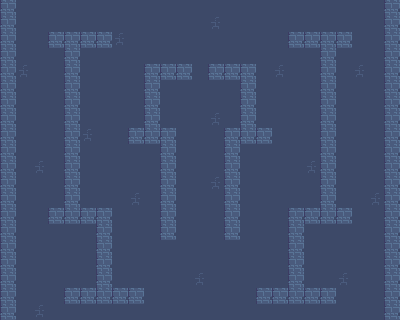

The image is a tile-based game level rendered from a .tmx file. Its description and complete source (layers, tilesets, objects, tile grids) follow:
An orthogonal 25x20 tile map with 16x16 px tiles, 5 tile layers (Background, Background2:ElectricBoogaloo, OneSidedPlatforms, Platforms, ...).

<map version="1.0" tiledversion="1.1.2" orientation="orthogonal" renderorder="right-up" width="25" height="20" tilewidth="16" tileheight="16" infinite="0" nextobjectid="1">
 <tileset firstgid="1" source="../tile1.tsx" />
 <layer name="Background" width="25" height="20">
  <data encoding="csv">
8,8,8,8,8,8,8,8,8,8,8,8,8,8,8,8,8,8,8,8,8,8,8,8,8,
8,8,8,8,8,8,8,8,8,8,8,8,8,8,8,8,8,8,8,8,8,8,8,8,8,
8,8,8,8,8,8,8,8,8,8,8,8,8,8,8,8,8,8,8,8,8,8,8,8,8,
8,8,8,8,8,8,8,8,8,8,8,8,8,8,8,8,8,8,8,8,8,8,8,8,8,
8,8,8,8,8,8,8,8,8,8,8,8,8,8,8,8,8,8,8,8,8,8,8,8,8,
8,8,8,8,8,8,8,8,8,8,8,8,8,8,8,8,8,8,8,8,8,8,8,8,8,
8,8,8,8,8,8,8,8,8,8,8,8,8,8,8,8,8,8,8,8,8,8,8,8,8,
8,8,8,8,8,8,8,8,8,8,8,8,8,8,8,8,8,8,8,8,8,8,8,8,8,
8,8,8,8,8,8,8,8,8,8,8,8,8,8,8,8,8,8,8,8,8,8,8,8,8,
8,8,8,8,8,8,8,8,8,8,8,8,8,8,8,8,8,8,8,8,8,8,8,8,8,
8,8,8,8,8,8,8,8,8,8,8,8,8,8,8,8,8,8,8,8,8,8,8,8,8,
8,8,8,8,8,8,8,8,8,8,8,8,8,8,8,8,8,8,8,8,8,8,8,8,8,
8,8,8,8,8,8,8,8,8,8,8,8,8,8,8,8,8,8,8,8,8,8,8,8,8,
8,8,8,8,8,8,8,8,8,8,8,8,8,8,8,8,8,8,8,8,8,8,8,8,8,
8,8,8,8,8,8,8,8,8,8,8,8,8,8,8,8,8,8,8,8,8,8,8,8,8,
8,8,8,8,8,8,8,8,8,8,8,8,8,8,8,8,8,8,8,8,8,8,8,8,8,
8,8,8,8,8,8,8,8,8,8,8,8,8,8,8,8,8,8,8,8,8,8,8,8,8,
8,8,8,8,8,8,8,8,8,8,8,8,8,8,8,8,8,8,8,8,8,8,8,8,8,
8,8,8,8,8,8,8,8,8,8,8,8,8,8,8,8,8,8,8,8,8,8,8,8,8,
8,8,8,8,8,8,8,8,8,8,8,8,8,8,8,8,8,8,8,8,8,8,8,8,8
</data>
 </layer>
 <layer name="Background2:ElectricBoogaloo" width="25" height="20">
  <data encoding="csv">
23,0,0,0,0,0,0,0,0,0,0,0,0,0,0,0,0,0,0,0,0,0,0,0,23,
23,0,0,0,0,0,0,0,0,0,0,0,0,1,0,0,0,0,0,0,0,0,0,0,23,
23,0,0,0,0,0,0,1,0,0,0,0,0,0,0,0,0,0,0,0,0,0,0,0,23,
23,0,0,0,0,0,0,0,0,0,0,0,0,0,0,0,0,0,0,0,0,0,0,0,23,
23,1,0,0,0,0,0,0,0,0,0,0,0,0,0,0,0,1,0,0,0,0,1,0,23,
23,0,0,0,0,0,0,0,0,0,0,0,0,0,0,0,0,0,0,0,0,0,0,0,23,
23,0,0,0,0,0,0,0,0,0,0,0,0,0,0,0,0,0,0,0,0,0,0,0,23,
23,0,0,0,0,0,0,0,0,0,0,0,0,1,0,0,0,0,0,0,0,0,0,0,23,
23,0,0,0,0,1,0,0,0,0,0,0,0,0,0,0,0,0,0,0,0,0,0,0,23,
23,0,0,0,0,0,0,0,0,0,0,0,0,0,0,0,0,0,0,0,0,0,0,0,23,
23,0,1,0,0,0,0,0,0,0,0,0,0,0,0,0,0,0,0,1,0,0,0,0,23,
23,0,0,0,0,0,0,0,0,0,0,0,0,1,0,0,0,0,0,0,0,0,0,0,23,
23,0,0,0,0,0,0,0,1,0,0,0,0,0,0,0,0,0,0,0,0,0,0,1,23,
23,0,0,0,0,0,0,0,0,0,0,0,0,0,0,0,0,0,0,0,0,0,0,0,23,
23,0,0,0,0,0,0,0,0,0,0,0,0,0,0,0,0,0,0,0,0,0,0,0,23,
23,0,0,0,0,0,0,0,0,0,0,0,0,0,0,0,0,0,0,0,0,0,0,0,23,
23,0,0,0,0,0,0,0,0,0,0,0,0,0,0,0,0,0,0,0,0,0,0,0,23,
23,0,0,0,0,0,0,0,0,0,0,0,1,0,0,0,0,0,0,0,0,1,0,0,23,
23,0,0,0,0,0,0,0,0,0,0,0,0,0,0,0,0,0,0,0,0,0,0,0,23,
23,0,1,0,0,0,0,0,0,0,0,0,0,0,0,0,0,0,0,0,0,0,0,0,23
</data>
 </layer>
 <layer name="OneSidedPlatforms" width="25" height="20">
  <data encoding="csv">
0,0,0,0,0,0,0,0,0,0,0,0,0,0,0,0,0,0,0,0,0,0,0,0,0,
0,0,0,0,0,0,0,0,0,0,0,0,0,0,0,0,0,0,0,0,0,0,0,0,0,
0,0,0,0,0,0,0,0,0,0,0,0,0,0,0,0,0,0,0,0,0,0,0,0,0,
0,0,0,0,0,0,0,0,0,0,0,0,0,0,0,0,0,0,0,0,0,0,0,0,0,
0,0,0,0,0,0,0,0,0,0,0,0,0,0,0,0,0,0,0,0,0,0,0,0,0,
0,0,0,0,0,0,0,0,0,0,0,0,0,0,0,0,0,0,0,0,0,0,0,0,0,
0,0,0,0,0,0,0,0,0,0,0,0,0,0,0,0,0,0,0,0,0,0,0,0,0,
0,0,0,0,0,0,0,0,0,0,0,0,0,0,0,0,0,0,0,0,0,0,0,0,0,
0,0,0,0,0,0,0,0,0,0,0,0,0,0,0,0,0,0,0,0,0,0,0,0,0,
0,0,0,0,0,0,0,0,0,0,0,0,0,0,0,0,0,0,0,0,0,0,0,0,0,
0,0,0,0,0,0,0,0,0,0,0,0,0,0,0,0,0,0,0,0,0,0,0,0,0,
0,0,0,0,0,0,0,0,0,0,0,0,0,0,0,0,0,0,0,0,0,0,0,0,0,
0,0,0,0,0,0,0,0,0,0,0,0,0,0,0,0,0,0,0,0,0,0,0,0,0,
0,0,0,0,0,0,0,0,0,0,0,0,0,0,0,0,0,0,0,0,0,0,0,0,0,
0,0,0,0,0,0,0,0,0,0,0,0,0,0,0,0,0,0,0,0,0,0,0,0,0,
0,0,0,0,0,0,0,0,0,0,0,0,0,0,0,0,0,0,0,0,0,0,0,0,0,
0,0,0,0,0,0,0,0,0,0,0,0,0,0,0,0,0,0,0,0,0,0,0,0,0,
0,0,0,0,0,0,0,0,0,0,0,0,0,0,0,0,0,0,0,0,0,0,0,0,0,
0,0,0,0,0,0,0,0,0,0,0,0,0,0,0,0,0,0,0,0,0,0,0,0,0,
0,0,0,0,0,0,0,0,0,0,0,0,0,0,0,0,0,0,0,0,0,0,0,0,0
</data>
 </layer>
 <layer name="Platforms" width="25" height="20">
  <data encoding="csv">
0,0,0,0,0,0,0,0,0,0,0,0,0,0,0,0,0,0,0,0,0,0,0,0,0,
0,0,0,0,0,0,0,0,0,0,0,0,0,0,0,0,0,0,0,0,0,0,0,0,0,
0,0,0,23,23,23,23,0,0,0,0,0,0,0,0,0,0,0,23,23,23,23,0,0,0,
0,0,0,0,23,0,0,0,0,0,0,0,0,0,0,0,0,0,0,0,23,0,0,0,0,
0,0,0,0,23,0,0,0,0,23,23,23,0,23,23,23,0,0,0,0,23,0,0,0,0,
0,0,0,0,23,0,0,0,0,23,0,0,0,0,0,23,0,0,0,0,23,0,0,0,0,
0,0,0,0,23,0,0,0,0,23,0,0,0,0,0,23,0,0,0,0,23,0,0,0,0,
0,0,0,0,23,0,0,0,0,23,0,0,0,0,0,23,0,0,0,0,23,0,0,0,0,
0,0,0,0,23,0,0,0,23,23,23,0,0,0,23,23,23,0,0,0,23,0,0,0,0,
0,0,0,0,23,0,0,0,0,0,23,0,0,0,23,0,0,0,0,0,23,0,0,0,0,
0,0,0,0,23,0,0,0,0,0,23,0,0,0,23,0,0,0,0,0,23,0,0,0,0,
0,0,0,0,23,0,0,0,0,0,23,0,0,0,23,0,0,0,0,0,23,0,0,0,0,
0,0,0,0,23,0,0,0,0,0,23,0,0,0,23,0,0,0,0,0,23,0,0,0,0,
0,0,0,23,23,23,23,0,0,0,23,0,0,0,23,0,0,0,23,23,23,23,0,0,0,
0,0,0,0,0,0,23,0,0,0,23,0,0,0,23,0,0,0,23,0,0,0,0,0,0,
0,0,0,0,0,0,23,0,0,0,0,0,0,0,0,0,0,0,23,0,0,0,0,0,0,
0,0,0,0,0,0,23,0,0,0,0,0,0,0,0,0,0,0,23,0,0,0,0,0,0,
0,0,0,0,0,0,23,0,0,0,0,0,0,0,0,0,0,0,23,0,0,0,0,0,0,
0,0,0,0,23,23,23,23,23,0,0,0,0,0,0,0,23,23,23,23,23,0,0,0,0,
0,0,0,0,0,0,0,0,0,0,0,0,0,0,0,0,0,0,0,0,0,0,0,0,23
</data>
 </layer>
 <layer name="Foreground" width="25" height="20">
  <data encoding="csv">
0,0,0,0,0,0,0,0,0,0,0,0,0,0,0,0,0,0,0,0,0,0,0,0,0,
0,0,0,0,0,0,0,0,0,0,0,0,0,0,0,0,0,0,0,0,0,0,0,0,0,
0,0,0,0,0,0,0,0,0,0,0,0,0,0,0,0,0,0,0,0,0,0,0,0,0,
0,0,0,0,0,0,0,0,0,0,0,0,0,0,0,0,0,0,0,0,0,0,0,0,0,
0,0,0,0,0,0,0,0,0,0,0,0,0,0,0,0,0,0,0,0,0,0,0,0,0,
0,0,0,0,0,0,0,0,0,0,0,0,0,0,0,0,0,0,0,0,0,0,0,0,0,
0,0,0,0,0,0,0,0,0,0,0,0,0,0,0,0,0,0,0,0,0,0,0,0,0,
0,0,0,0,0,0,0,0,0,0,0,0,0,0,0,0,0,0,0,0,0,0,0,0,0,
0,0,0,0,0,0,0,0,0,0,0,0,0,0,0,0,0,0,0,0,0,0,0,0,0,
0,0,0,0,0,0,0,0,0,0,0,0,0,0,0,0,0,0,0,0,0,0,0,0,0,
0,0,0,0,0,0,0,0,0,0,0,0,0,0,0,0,0,0,0,0,0,0,0,0,0,
0,0,0,0,0,0,0,0,0,0,0,0,0,0,0,0,0,0,0,0,0,0,0,0,0,
0,0,0,0,0,0,0,0,0,0,0,0,0,0,0,0,0,0,0,0,0,0,0,0,0,
0,0,0,0,0,0,0,0,0,0,0,0,0,0,0,0,0,0,0,0,0,0,0,0,0,
0,0,0,0,0,0,0,0,0,0,0,0,0,0,0,0,0,0,0,0,0,0,0,0,0,
0,0,0,0,0,0,0,0,0,0,0,0,0,0,0,0,0,0,0,0,0,0,0,0,0,
0,0,0,0,0,0,0,0,0,0,0,0,0,0,0,0,0,0,0,0,0,0,0,0,0,
0,0,0,0,0,0,0,0,0,0,0,0,0,0,0,0,0,0,0,0,0,0,0,0,0,
0,0,0,0,0,0,0,0,0,0,0,0,0,0,0,0,0,0,0,0,0,0,0,0,0,
0,0,0,0,0,0,0,0,0,0,0,0,0,0,0,0,0,0,0,0,0,0,0,0,0
</data>
 </layer>
</map>
